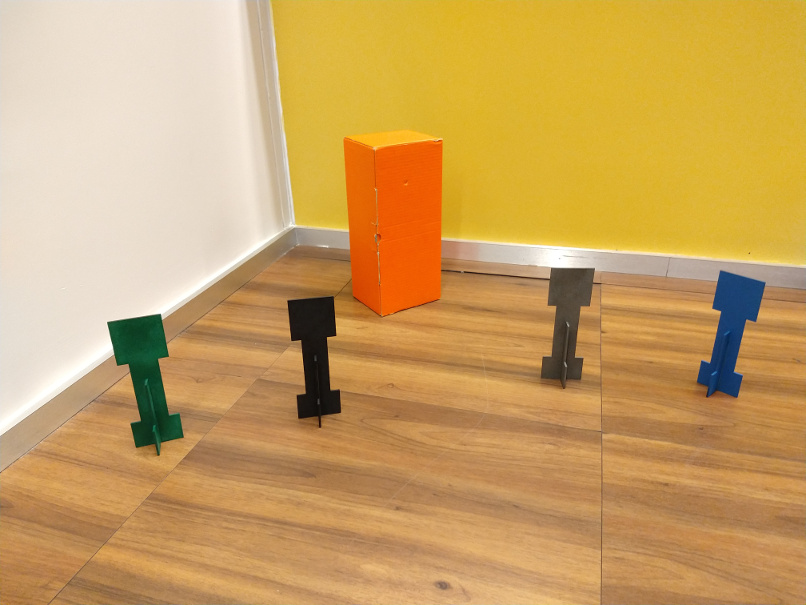
#> input picture cena_canto_sala.jpg, 806 x 605 px
$ python ex2.py
#> lines starting #> are read from the running program, lines starting #| are printed output that depends on the picture; after the words box and inside, x2 and y2 are one past the last pixel; in counts of white or black regions, pixels touching at a corner belong together
#> further down, img is the input picture: shape (605, 806, 3); mean B, G, R 98.1, 162.1, 202.5
#!/usr/bin/python
# -*- coding: utf-8 -*-

# Este NÃO é um programa ROS

from __future__ import print_function, division

import cv2
import os,sys, os.path
import numpy as np
import matplotlib.pyplot as plt

print("Rodando Python versão ", sys.version)
print("OpenCV versão: ", cv2.__version__)
print("Diretório de trabalho: ", os.getcwd())


def realca_caixa_vermelha(bgr):
    """Não mude ou renomeie esta função
        deve receber uma imagem bgr
        e fazer alguma filtragem / seleção de modo a obter uma imagem
        de saída grayscale
        em que somente os pixels da caixa estão brancos e todo o restante está preto
        Dica: Use mais de um canal, por exemplo R e B
    """
    cores_r = bgr[:,:,2]
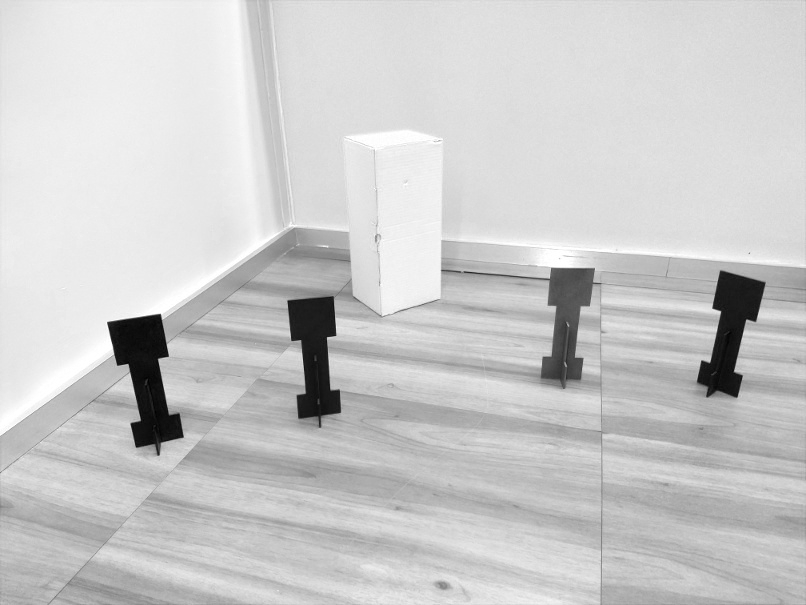
#> cores_r: shape (605, 806); min 0, max 255, mean 202.5
    cores_g = bgr[:,:,1]
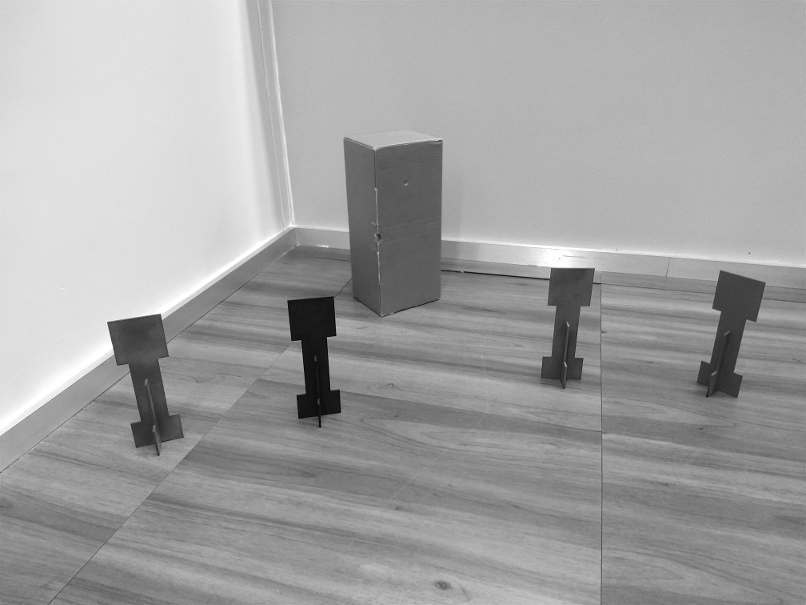
#> cores_g: shape (605, 806); min 2, max 255, mean 162.1
    cores_b = bgr[:,:,0]
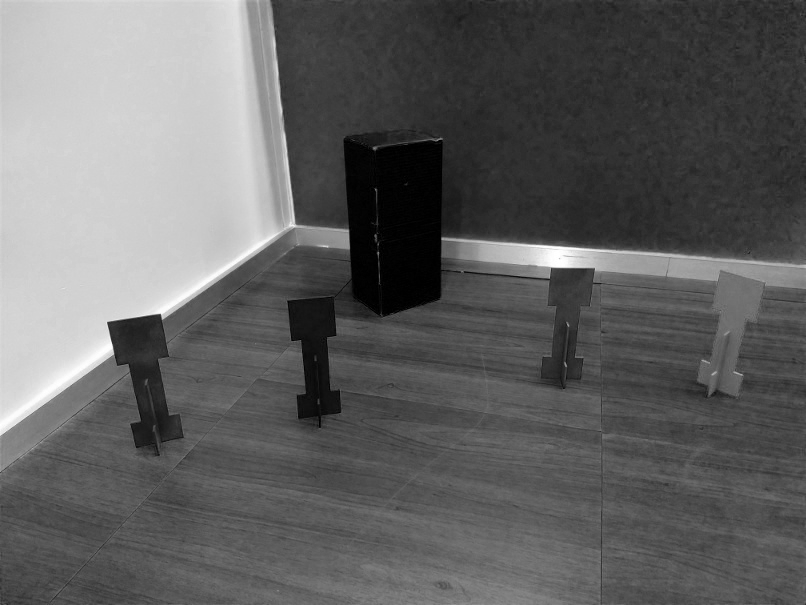
#> cores_b: shape (605, 806); min 0, max 255, mean 98.1

    mask_red = np.zeros_like(cores_r)
    mask_red[cores_r > 220] = 255

    mask_green = np.zeros_like(cores_g)
    mask_green[cores_g < 158] = 255

    mask_blue = np.zeros_like(cores_b)
    mask_blue[cores_b < 42] = 255

    mask = cv2.bitwise_and(mask_blue, mask_green, mask=mask_red)
    mask = cv2.cvtColor(mask, cv2.COLOR_GRAY2BGR)
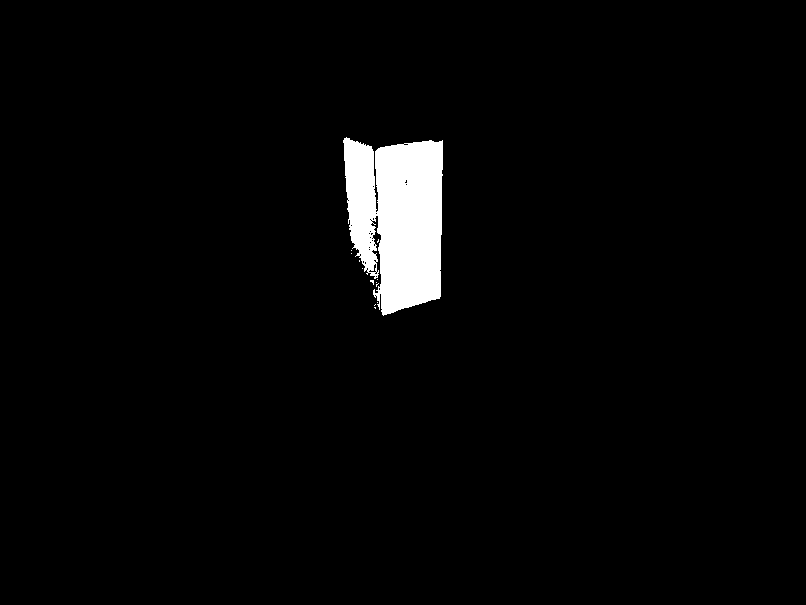
#> mask: shape (605, 806, 3); 2.8% white; 13 white regions (12 under 20 px), largest, box (x1, y1, x2, y2) and area: (343, 137, 443, 316) 13714

    return mask

if __name__ == "__main__":
    img = cv2.imread("cena_canto_sala.jpg")

    # Faz o processamento
    saida = realca_caixa_vermelha(img)
    cv2.imwrite( "saida_ex2.png", saida)


    # NOTE que a OpenCV terminal trabalha com BGR
    cv2.imshow('entrada', img)

    cv2.imshow('saida', saida)

    cv2.waitKey()
    cv2.destroyAllWindows()
